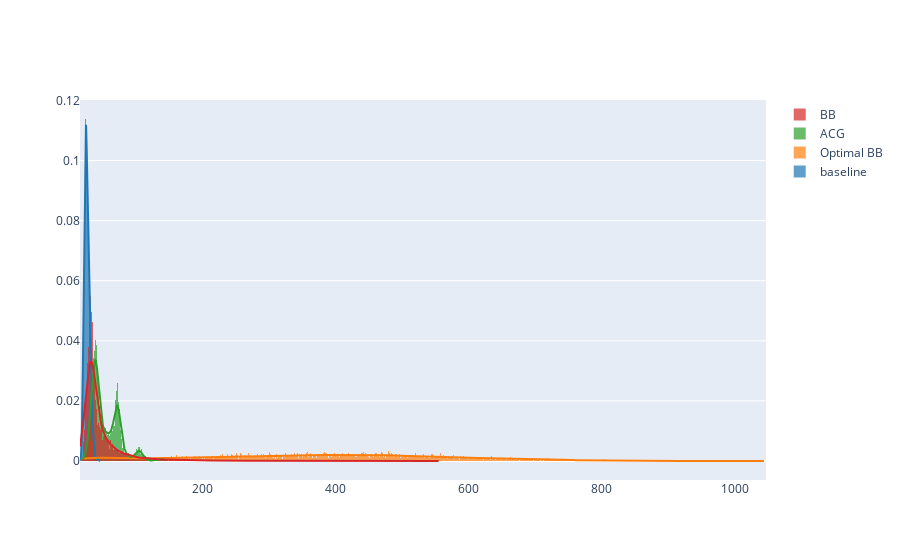

The notebook cell saved with this chart:
### Markdown cell above
From the graph below, it appears diffcult to separate the baseline and BB distributions with an Z sum threshold without a high FP rate, however it look possible for acg. Optimal BB is way out there

### Code cell
ff.create_distplot([df_baseline['scores'].dropna(),df_optimal_mybb['scores'].dropna(),df_acg['scores'].dropna(),df_bb['scores'].dropna()],
                   leg,
                   #bin_size=0.025,
                   show_rug=False,
                   )

### Figure 1 — Plotly figure (JSON) as saved in the notebook; plotly's stock layout.template omitted (floating-point values rounded to 4 significant figures; data arrays with more than 128 entries replaced by an {"elided": "..."} marker saying what was removed)
{"data": [{"autobinx": false, "histnorm": "probability density", "legendgroup": "baseline", "marker": {"color": "rgb(31, 119, 180)"}, "name": "baseline", "opacity": 0.7, "type": "histogram", "x": {"elided": "8759 float values"}, "xaxis": "x", "xbins": {"end": 45.95, "size": 1, "start": 15.47}, "yaxis": "y"}, {"autobinx": false, "histnorm": "probability density", "legendgroup": "Optimal BB", "marker": {"color": "rgb(255, 127, 14)"}, "name": "Optimal BB", "opacity": 0.7, "type": "histogram", "x": {"elided": "8759 float values"}, "xaxis": "x", "xbins": {"end": 1046.0, "size": 1, "start": 18.1}, "yaxis": "y"}, {"autobinx": false, "histnorm": "probability density", "legendgroup": "ACG", "marker": {"color": "rgb(44, 160, 44)"}, "name": "ACG", "opacity": 0.7, "type": "histogram", "x": {"elided": "8759 float values"}, "xaxis": "x", "xbins": {"end": 145.5, "size": 1, "start": 19.3}, "yaxis": "y"}, {"autobinx": false, "histnorm": "probability density", "legendgroup": "BB", "marker": {"color": "rgb(214, 39, 40)"}, "name": "BB", "opacity": 0.7, "type": "histogram", "x": {"elided": "8759 float values"}, "xaxis": "x", "xbins": {"end": 555.9, "size": 1, "start": 15.42}, "yaxis": "y"}, {"legendgroup": "baseline", "marker": {"color": "rgb(31, 119, 180)"}, "mode": "lines", "name": "baseline", "showlegend": false, "type": "scatter", "x": {"elided": "500 float values"}, "xaxis": "x", "y": {"elided": "500 float values"}, "yaxis": "y"}, {"legendgroup": "Optimal BB", "marker": {"color": "rgb(255, 127, 14)"}, "mode": "lines", "name": "Optimal BB", "showlegend": false, "type": "scatter", "x": {"elided": "500 float values"}, "xaxis": "x", "y": {"elided": "500 float values"}, "yaxis": "y"}, {"legendgroup": "ACG", "marker": {"color": "rgb(44, 160, 44)"}, "mode": "lines", "name": "ACG", "showlegend": false, "type": "scatter", "x": {"elided": "500 float values"}, "xaxis": "x", "y": {"elided": "500 float values"}, "yaxis": "y"}, {"legendgroup": "BB", "marker": {"color": "rgb(214, 39, 40)"}, "mode": "lines", "name": "BB", "showlegend": false, "type": "scatter", "x": {"elided": "500 float values"}, "xaxis": "x", "y": {"elided": "500 float values"}, "yaxis": "y"}], "layout": {"barmode": "overlay", "hovermode": "closest", "legend": {"traceorder": "reversed"}, "xaxis": {"anchor": "y2", "domain": [0, 1], "zeroline": false}, "yaxis": {"anchor": "free", "domain": [0, 1], "position": 0}}}
